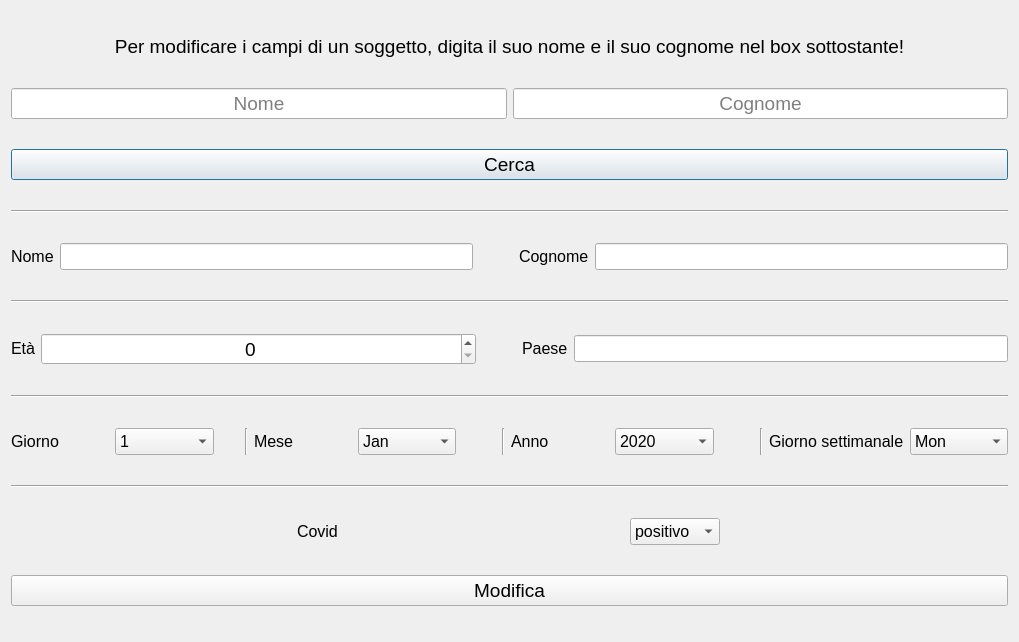
<?xml version="1.0" encoding="UTF-8"?>
<ui version="4.0">
 <class>Modifica</class>
 <widget class="QDialog" name="Modifica">
  <property name="geometry">
   <rect>
    <x>0</x>
    <y>0</y>
    <width>1019</width>
    <height>642</height>
   </rect>
  </property>
  <property name="windowTitle">
   <string>Dialog</string>
  </property>
  <layout class="QVBoxLayout" name="verticalLayout_2">
   <item>
    <widget class="QLabel" name="label">
     <property name="sizePolicy">
      <sizepolicy hsizetype="Minimum" vsizetype="Fixed">
       <horstretch>0</horstretch>
       <verstretch>0</verstretch>
      </sizepolicy>
     </property>
     <property name="font">
      <font>
       <pointsize>14</pointsize>
      </font>
     </property>
     <property name="layoutDirection">
      <enum>Qt::LeftToRight</enum>
     </property>
     <property name="text">
      <string>Per modificare i campi di un soggetto, digita il suo nome e il suo cognome nel box sottostante!</string>
     </property>
     <property name="textFormat">
      <enum>Qt::AutoText</enum>
     </property>
     <property name="alignment">
      <set>Qt::AlignCenter</set>
     </property>
     <property name="margin">
      <number>0</number>
     </property>
    </widget>
   </item>
   <item>
    <layout class="QHBoxLayout" name="horizontalLayout_2">
     <item>
      <widget class="QLineEdit" name="nome">
       <property name="font">
        <font>
         <pointsize>14</pointsize>
        </font>
       </property>
       <property name="alignment">
        <set>Qt::AlignCenter</set>
       </property>
       <property name="placeholderText">
        <string>Nome</string>
       </property>
      </widget>
     </item>
     <item>
      <widget class="QLineEdit" name="cognome">
       <property name="font">
        <font>
         <pointsize>14</pointsize>
        </font>
       </property>
       <property name="alignment">
        <set>Qt::AlignCenter</set>
       </property>
       <property name="placeholderText">
        <string>Cognome</string>
       </property>
      </widget>
     </item>
    </layout>
   </item>
   <item>
    <widget class="QPushButton" name="pushButton">
     <property name="font">
      <font>
       <pointsize>14</pointsize>
      </font>
     </property>
     <property name="text">
      <string>Cerca</string>
     </property>
    </widget>
   </item>
   <item>
    <widget class="Line" name="line">
     <property name="orientation">
      <enum>Qt::Horizontal</enum>
     </property>
    </widget>
   </item>
   <item>
    <layout class="QHBoxLayout" name="horizontalLayout_3">
     <item>
      <widget class="QLabel" name="label_3">
       <property name="sizePolicy">
        <sizepolicy hsizetype="Minimum" vsizetype="Fixed">
         <horstretch>0</horstretch>
         <verstretch>0</verstretch>
        </sizepolicy>
       </property>
       <property name="font">
        <font>
         <pointsize>12</pointsize>
        </font>
       </property>
       <property name="text">
        <string>Nome</string>
       </property>
      </widget>
     </item>
     <item>
      <widget class="QLineEdit" name="new_nome">
       <property name="font">
        <font>
         <pointsize>12</pointsize>
        </font>
       </property>
       <property name="alignment">
        <set>Qt::AlignCenter</set>
       </property>
       <property name="placeholderText">
        <string/>
       </property>
      </widget>
     </item>
     <item>
      <spacer name="horizontalSpacer">
       <property name="orientation">
        <enum>Qt::Horizontal</enum>
       </property>
       <property name="sizeType">
        <enum>QSizePolicy::Minimum</enum>
       </property>
       <property name="sizeHint" stdset="0">
        <size>
         <width>40</width>
         <height>20</height>
        </size>
       </property>
      </spacer>
     </item>
     <item>
      <widget class="QLabel" name="label_2">
       <property name="sizePolicy">
        <sizepolicy hsizetype="Preferred" vsizetype="Fixed">
         <horstretch>0</horstretch>
         <verstretch>0</verstretch>
        </sizepolicy>
       </property>
       <property name="font">
        <font>
         <pointsize>12</pointsize>
        </font>
       </property>
       <property name="text">
        <string>Cognome</string>
       </property>
      </widget>
     </item>
     <item>
      <widget class="QLineEdit" name="new_cognome">
       <property name="font">
        <font>
         <pointsize>12</pointsize>
        </font>
       </property>
       <property name="alignment">
        <set>Qt::AlignCenter</set>
       </property>
      </widget>
     </item>
    </layout>
   </item>
   <item>
    <widget class="Line" name="line_2">
     <property name="orientation">
      <enum>Qt::Horizontal</enum>
     </property>
    </widget>
   </item>
   <item>
    <layout class="QHBoxLayout" name="horizontalLayout_4">
     <item>
      <widget class="QLabel" name="label_4">
       <property name="sizePolicy">
        <sizepolicy hsizetype="Preferred" vsizetype="Fixed">
         <horstretch>0</horstretch>
         <verstretch>0</verstretch>
        </sizepolicy>
       </property>
       <property name="font">
        <font>
         <pointsize>12</pointsize>
        </font>
       </property>
       <property name="text">
        <string>Età</string>
       </property>
      </widget>
     </item>
     <item>
      <widget class="QSpinBox" name="new_eta">
       <property name="sizePolicy">
        <sizepolicy hsizetype="Expanding" vsizetype="Fixed">
         <horstretch>0</horstretch>
         <verstretch>0</verstretch>
        </sizepolicy>
       </property>
       <property name="font">
        <font>
         <pointsize>14</pointsize>
        </font>
       </property>
       <property name="alignment">
        <set>Qt::AlignCenter</set>
       </property>
      </widget>
     </item>
     <item>
      <spacer name="horizontalSpacer_2">
       <property name="orientation">
        <enum>Qt::Horizontal</enum>
       </property>
       <property name="sizeType">
        <enum>QSizePolicy::Minimum</enum>
       </property>
       <property name="sizeHint" stdset="0">
        <size>
         <width>40</width>
         <height>20</height>
        </size>
       </property>
      </spacer>
     </item>
     <item>
      <widget class="QLabel" name="label_5">
       <property name="sizePolicy">
        <sizepolicy hsizetype="Preferred" vsizetype="Fixed">
         <horstretch>0</horstretch>
         <verstretch>0</verstretch>
        </sizepolicy>
       </property>
       <property name="font">
        <font>
         <pointsize>12</pointsize>
        </font>
       </property>
       <property name="text">
        <string>Paese</string>
       </property>
      </widget>
     </item>
     <item>
      <widget class="QLineEdit" name="new_paese">
       <property name="font">
        <font>
         <pointsize>12</pointsize>
        </font>
       </property>
       <property name="alignment">
        <set>Qt::AlignCenter</set>
       </property>
       <property name="readOnly">
        <bool>false</bool>
       </property>
      </widget>
     </item>
    </layout>
   </item>
   <item>
    <widget class="Line" name="line_3">
     <property name="orientation">
      <enum>Qt::Horizontal</enum>
     </property>
    </widget>
   </item>
   <item>
    <layout class="QHBoxLayout" name="horizontalLayout_5">
     <item>
      <widget class="QLabel" name="label_6">
       <property name="sizePolicy">
        <sizepolicy hsizetype="Preferred" vsizetype="Fixed">
         <horstretch>0</horstretch>
         <verstretch>0</verstretch>
        </sizepolicy>
       </property>
       <property name="font">
        <font>
         <pointsize>12</pointsize>
        </font>
       </property>
       <property name="text">
        <string>Giorno</string>
       </property>
      </widget>
     </item>
     <item>
      <widget class="QComboBox" name="new_day">
       <property name="font">
        <font>
         <pointsize>12</pointsize>
        </font>
       </property>
       <item>
        <property name="text">
         <string>1</string>
        </property>
       </item>
       <item>
        <property name="text">
         <string>2</string>
        </property>
       </item>
       <item>
        <property name="text">
         <string>3</string>
        </property>
       </item>
       <item>
        <property name="text">
         <string>4</string>
        </property>
       </item>
       <item>
        <property name="text">
         <string>5</string>
        </property>
       </item>
       <item>
        <property name="text">
         <string>6</string>
        </property>
       </item>
       <item>
        <property name="text">
         <string>7</string>
        </property>
       </item>
       <item>
        <property name="text">
         <string>8</string>
        </property>
       </item>
       <item>
        <property name="text">
         <string>9</string>
        </property>
       </item>
       <item>
        <property name="text">
         <string>10</string>
        </property>
       </item>
       <item>
        <property name="text">
         <string>11</string>
        </property>
       </item>
       <item>
        <property name="text">
         <string>12</string>
        </property>
       </item>
       <item>
        <property name="text">
         <string>13</string>
        </property>
       </item>
       <item>
        <property name="text">
         <string>14</string>
        </property>
       </item>
       <item>
        <property name="text">
         <string>15</string>
        </property>
       </item>
       <item>
        <property name="text">
         <string>16</string>
        </property>
       </item>
       <item>
        <property name="text">
         <string>17</string>
        </property>
       </item>
       <item>
        <property name="text">
         <string>18</string>
        </property>
       </item>
       <item>
        <property name="text">
         <string>19</string>
        </property>
       </item>
       <item>
        <property name="text">
         <string>20</string>
        </property>
       </item>
       <item>
        <property name="text">
         <string>21</string>
        </property>
       </item>
       <item>
        <property name="text">
         <string>22</string>
        </property>
       </item>
       <item>
        <property name="text">
         <string>23</string>
        </property>
       </item>
       <item>
        <property name="text">
         <string>24</string>
        </property>
       </item>
       <item>
        <property name="text">
         <string>25</string>
        </property>
       </item>
       <item>
        <property name="text">
         <string>26</string>
        </property>
       </item>
       <item>
        <property name="text">
         <string>27</string>
        </property>
       </item>
       <item>
        <property name="text">
         <string>28</string>
        </property>
       </item>
       <item>
        <property name="text">
         <string>29</string>
        </property>
       </item>
       <item>
        <property name="text">
         <string>30</string>
        </property>
       </item>
       <item>
        <property name="text">
         <string>31</string>
        </property>
       </item>
      </widget>
     </item>
     <item>
      <spacer name="horizontalSpacer_3">
       <property name="orientation">
        <enum>Qt::Horizontal</enum>
       </property>
       <property name="sizeType">
        <enum>QSizePolicy::Fixed</enum>
       </property>
       <property name="sizeHint" stdset="0">
        <size>
         <width>25</width>
         <height>20</height>
        </size>
       </property>
      </spacer>
     </item>
     <item>
      <widget class="Line" name="line_5">
       <property name="orientation">
        <enum>Qt::Vertical</enum>
       </property>
      </widget>
     </item>
     <item>
      <widget class="QLabel" name="label_7">
       <property name="sizePolicy">
        <sizepolicy hsizetype="Preferred" vsizetype="Fixed">
         <horstretch>0</horstretch>
         <verstretch>0</verstretch>
        </sizepolicy>
       </property>
       <property name="font">
        <font>
         <pointsize>12</pointsize>
        </font>
       </property>
       <property name="text">
        <string>Mese</string>
       </property>
      </widget>
     </item>
     <item>
      <widget class="QComboBox" name="new_month">
       <property name="font">
        <font>
         <pointsize>12</pointsize>
        </font>
       </property>
       <item>
        <property name="text">
         <string>Jan</string>
        </property>
       </item>
       <item>
        <property name="text">
         <string>Feb</string>
        </property>
       </item>
       <item>
        <property name="text">
         <string>Mar</string>
        </property>
       </item>
       <item>
        <property name="text">
         <string>Apr</string>
        </property>
       </item>
       <item>
        <property name="text">
         <string>May</string>
        </property>
       </item>
       <item>
        <property name="text">
         <string>Jun</string>
        </property>
       </item>
       <item>
        <property name="text">
         <string>Jul</string>
        </property>
       </item>
       <item>
        <property name="text">
         <string>Aug</string>
        </property>
       </item>
       <item>
        <property name="text">
         <string>Sep</string>
        </property>
       </item>
       <item>
        <property name="text">
         <string>Oct</string>
        </property>
       </item>
       <item>
        <property name="text">
         <string>Nov</string>
        </property>
       </item>
       <item>
        <property name="text">
         <string>Dec</string>
        </property>
       </item>
      </widget>
     </item>
     <item>
      <spacer name="horizontalSpacer_4">
       <property name="orientation">
        <enum>Qt::Horizontal</enum>
       </property>
       <property name="sizeType">
        <enum>QSizePolicy::Fixed</enum>
       </property>
       <property name="sizeHint" stdset="0">
        <size>
         <width>40</width>
         <height>20</height>
        </size>
       </property>
      </spacer>
     </item>
     <item>
      <widget class="Line" name="line_6">
       <property name="orientation">
        <enum>Qt::Vertical</enum>
       </property>
      </widget>
     </item>
     <item>
      <widget class="QLabel" name="label_8">
       <property name="sizePolicy">
        <sizepolicy hsizetype="Preferred" vsizetype="Fixed">
         <horstretch>0</horstretch>
         <verstretch>0</verstretch>
        </sizepolicy>
       </property>
       <property name="font">
        <font>
         <pointsize>12</pointsize>
        </font>
       </property>
       <property name="text">
        <string>Anno</string>
       </property>
      </widget>
     </item>
     <item>
      <widget class="QComboBox" name="new_year">
       <property name="font">
        <font>
         <pointsize>12</pointsize>
        </font>
       </property>
       <item>
        <property name="text">
         <string>2020</string>
        </property>
       </item>
       <item>
        <property name="text">
         <string>2021</string>
        </property>
       </item>
      </widget>
     </item>
     <item>
      <spacer name="horizontalSpacer_5">
       <property name="orientation">
        <enum>Qt::Horizontal</enum>
       </property>
       <property name="sizeType">
        <enum>QSizePolicy::Fixed</enum>
       </property>
       <property name="sizeHint" stdset="0">
        <size>
         <width>40</width>
         <height>20</height>
        </size>
       </property>
      </spacer>
     </item>
     <item>
      <widget class="Line" name="line_7">
       <property name="orientation">
        <enum>Qt::Vertical</enum>
       </property>
      </widget>
     </item>
     <item>
      <widget class="QLabel" name="label_9">
       <property name="sizePolicy">
        <sizepolicy hsizetype="Preferred" vsizetype="Fixed">
         <horstretch>0</horstretch>
         <verstretch>0</verstretch>
        </sizepolicy>
       </property>
       <property name="font">
        <font>
         <pointsize>12</pointsize>
        </font>
       </property>
       <property name="text">
        <string>Giorno settimanale</string>
       </property>
      </widget>
     </item>
     <item>
      <widget class="QComboBox" name="new_weekday">
       <property name="font">
        <font>
         <pointsize>12</pointsize>
        </font>
       </property>
       <property name="toolTipDuration">
        <number>0</number>
       </property>
       <item>
        <property name="text">
         <string>Mon</string>
        </property>
       </item>
       <item>
        <property name="text">
         <string>Tue</string>
        </property>
       </item>
       <item>
        <property name="text">
         <string>Wed</string>
        </property>
       </item>
       <item>
        <property name="text">
         <string>Thu</string>
        </property>
       </item>
       <item>
        <property name="text">
         <string>Fri</string>
        </property>
       </item>
       <item>
        <property name="text">
         <string>Sat</string>
        </property>
       </item>
       <item>
        <property name="text">
         <string>Sun</string>
        </property>
       </item>
      </widget>
     </item>
    </layout>
   </item>
   <item>
    <widget class="Line" name="line_4">
     <property name="orientation">
      <enum>Qt::Horizontal</enum>
     </property>
    </widget>
   </item>
   <item>
    <layout class="QHBoxLayout" name="horizontalLayout_6">
     <item>
      <widget class="QLabel" name="label_10">
       <property name="sizePolicy">
        <sizepolicy hsizetype="Fixed" vsizetype="Fixed">
         <horstretch>0</horstretch>
         <verstretch>0</verstretch>
        </sizepolicy>
       </property>
       <property name="font">
        <font>
         <pointsize>12</pointsize>
        </font>
       </property>
       <property name="text">
        <string>Covid</string>
       </property>
      </widget>
     </item>
     <item>
      <widget class="QComboBox" name="new_covid">
       <property name="sizePolicy">
        <sizepolicy hsizetype="Fixed" vsizetype="Fixed">
         <horstretch>0</horstretch>
         <verstretch>0</verstretch>
        </sizepolicy>
       </property>
       <property name="font">
        <font>
         <pointsize>12</pointsize>
        </font>
       </property>
       <item>
        <property name="text">
         <string>positivo</string>
        </property>
       </item>
       <item>
        <property name="text">
         <string>negativo</string>
        </property>
       </item>
      </widget>
     </item>
    </layout>
   </item>
   <item>
    <widget class="QPushButton" name="button_modifica">
     <property name="font">
      <font>
       <pointsize>14</pointsize>
      </font>
     </property>
     <property name="text">
      <string>Modifica</string>
     </property>
    </widget>
   </item>
  </layout>
 </widget>
 <resources/>
 <connections/>
</ui>
